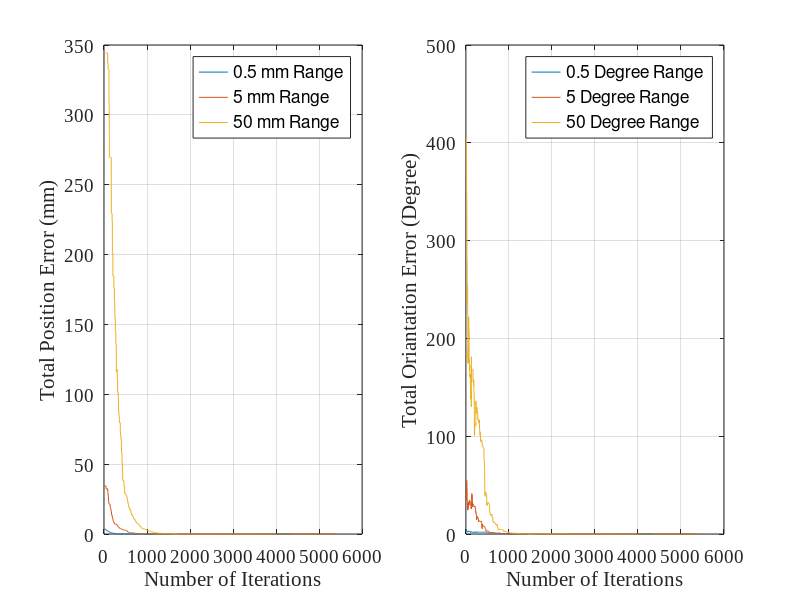

Write MATLAB code to recreate this figure.
clear;close;clc;

load Data_PMM1;

CaliTable = History.x;
% 
TotalLength = max(length(CaliTable));
Iterations = max(length(CaliTable))/8;
% 
% TotalLength = 32000;
% Iterations = TotalLength/8;


CaliTable_Separate = zeros(Iterations,8,7);

for times_1=1:Iterations
    CaliTable_Separate(times_1,:,:) = CaliTable((times_1-1)*8+1:(times_1-1)*8+8,:);
end

deltaX = CaliTable_Separate(:,:,4);
deltaY = CaliTable_Separate(:,:,5);
deltaZ = CaliTable_Separate(:,:,6);
deltaPhi = CaliTable_Separate(:,:,2)/5;
deltaTheta = CaliTable_Separate(:,:,3)/5;

shiftX = [0.1011	0.0369	-0.0492	-0.3852	-0.1208	-0.4132	-0.0382	-0.2443];
shiftY = [0.2956	-0.1565	-0.4444	0.3971	0.4929	0.3175	0.1244	0.1419];
shiftZ = [-0.2684	0.4684	0.3638	0.3123	-0.1747	-0.0577	0.2663	0.1636];
shiftPhi = [0.0491	0.3687	-0.3103	0.4939	0.3095	-0.2088	0.2121	-0.2074];
shiftTheta = [0.3339	-0.2371	-0.4461	0.0313	-0.3451	-0.3193	-0.1298	-0.0436];

ErrorX=zeros(Iterations,8);
ErrorY=zeros(Iterations,8);
ErrorZ=zeros(Iterations,8);
ErrorPhi=zeros(Iterations,8);
ErrorTheta=zeros(Iterations,8);


for times_2=1:Iterations
    ErrorX(times_2,:)=-shiftX-deltaX(times_2,:);
    ErrorY(times_2,:)=-shiftY-deltaY(times_2,:);
    ErrorZ(times_2,:)=-shiftZ-deltaZ(times_2,:);
    ErrorPhi(times_2,:)=shiftPhi-deltaPhi(times_2,:);
    ErrorTheta(times_2,:)=shiftTheta-deltaTheta(times_2,:);
end

ErrorX_all = zeros(1,Iterations);
ErrorY_all = zeros(1,Iterations);
ErrorZ_all = zeros(1,Iterations);
ErrorPhi_all = zeros(1,Iterations);
ErrorTheta_all = zeros(1,Iterations);


for times_3=1:Iterations
    ErrorX_all(times_3) = sum(abs(ErrorX(times_3,:)));
    ErrorY_all(times_3) = sum(abs(ErrorY(times_3,:)));
    ErrorZ_all(times_3) = sum(abs(ErrorZ(times_3,:)));
    ErrorPhi_all(times_3) = sum(abs(ErrorPhi(times_3,:)));
    ErrorTheta_all(times_3) = sum(abs(ErrorTheta(times_3,:)));
end

Error_Position_all = sqrt(ErrorX_all.^2+ErrorY_all.^2+ErrorZ_all.^2);
Error_Orientation_all =ErrorPhi_all+ErrorTheta_all;

subplot(1,2,1)
plot(Error_Position_all);hold on;
subplot(1,2,2)
plot(Error_Orientation_all);hold on;

%%
clear;clc;

load DATA_MM;

CaliTable = History.x;
% 
TotalLength = max(length(CaliTable)); %#ok<*NASGU>
Iterations = max(length(CaliTable))/8;

% TotalLength = 32000;
% Iterations = TotalLength/8;


CaliTable_Separate = zeros(Iterations,8,7);

for times_1=1:Iterations
    CaliTable_Separate(times_1,:,:) = CaliTable((times_1-1)*8+1:(times_1-1)*8+8,:);
end

deltaX = CaliTable_Separate(:,:,4);
deltaY = CaliTable_Separate(:,:,5);
deltaZ = CaliTable_Separate(:,:,6);
deltaPhi = CaliTable_Separate(:,:,2)/5;
deltaTheta = CaliTable_Separate(:,:,3)/5;

shiftX = 10*[0.1011	0.0369	-0.0492	-0.3852	-0.1208	-0.4132	-0.0382	-0.2443];
shiftY = 10*[0.2956	-0.1565	-0.4444	0.3971	0.4929	0.3175	0.1244	0.1419];
shiftZ = 10*[-0.2684	0.4684	0.3638	0.3123	-0.1747	-0.0577	0.2663	0.1636];
shiftPhi = 10*[0.0491	0.3687	-0.3103	0.4939	0.3095	-0.2088	0.2121	-0.2074];
shiftTheta = 10*[0.3339	-0.2371	-0.4461	0.0313	-0.3451	-0.3193	-0.1298	-0.0436];

ErrorX=zeros(Iterations,8);
ErrorY=zeros(Iterations,8);
ErrorZ=zeros(Iterations,8);
ErrorPhi=zeros(Iterations,8);
ErrorTheta=zeros(Iterations,8);


for times_2=1:Iterations
    ErrorX(times_2,:)=-shiftX-deltaX(times_2,:);
    ErrorY(times_2,:)=-shiftY-deltaY(times_2,:);
    ErrorZ(times_2,:)=-shiftZ-deltaZ(times_2,:);
    ErrorPhi(times_2,:)=shiftPhi-deltaPhi(times_2,:);
    ErrorTheta(times_2,:)=shiftTheta-deltaTheta(times_2,:);
end

ErrorX_all = zeros(1,Iterations);
ErrorY_all = zeros(1,Iterations);
ErrorZ_all = zeros(1,Iterations);
ErrorPhi_all = zeros(1,Iterations);
ErrorTheta_all = zeros(1,Iterations);


for times_3=1:Iterations
    ErrorX_all(times_3) = sum(abs(ErrorX(times_3,:)));
    ErrorY_all(times_3) = sum(abs(ErrorY(times_3,:)));
    ErrorZ_all(times_3) = sum(abs(ErrorZ(times_3,:)));
    ErrorPhi_all(times_3) = sum(abs(ErrorPhi(times_3,:)));
    ErrorTheta_all(times_3) = sum(abs(ErrorTheta(times_3,:)));
end

Error_Position_all = sqrt(ErrorX_all.^2+ErrorY_all.^2+ErrorZ_all.^2);
Error_Orientation_all =ErrorPhi_all+ErrorTheta_all;

subplot(1,2,1)
plot(Error_Position_all);hold on;
subplot(1,2,2)
plot(Error_Orientation_all);hold on;

%%
clear;clc;

load DATA_CM;

CaliTable = History.x;

TotalLength = max(length(CaliTable));
Iterations = max(length(CaliTable))/8;

% TotalLength = 24000;
% Iterations = TotalLength/8;

CaliTable_Separate = zeros(Iterations,8,7);

for times_1=1:Iterations
    CaliTable_Separate(times_1,:,:) = CaliTable((times_1-1)*8+1:(times_1-1)*8+8,:);
end

deltaX = CaliTable_Separate(:,:,4);
deltaY = CaliTable_Separate(:,:,5);
deltaZ = CaliTable_Separate(:,:,6);
deltaPhi = CaliTable_Separate(:,:,2)/5;
deltaTheta = CaliTable_Separate(:,:,3)/5;

shiftX = 100*[0.1011	0.0369	-0.0492	-0.3852	-0.1208	-0.4132	-0.0382	-0.2443];
shiftY = 100*[0.2956	-0.1565	-0.4444	0.3971	0.4929	0.3175	0.1244	0.1419];
shiftZ = 100*[-0.2684	0.4684	0.3638	0.3123	-0.1747	-0.0577	0.2663	0.1636];
shiftPhi = 100*[0.0491	0.3687	-0.3103	0.4939	0.3095	-0.2088	0.2121	-0.2074];
shiftTheta = 100*[0.3339	-0.2371	-0.4461	0.0313	-0.3451	-0.3193	-0.1298	-0.0436];

ErrorX=zeros(Iterations,8);
ErrorY=zeros(Iterations,8);
ErrorZ=zeros(Iterations,8);
ErrorPhi=zeros(Iterations,8);
ErrorTheta=zeros(Iterations,8);


for times_2=1:Iterations
    ErrorX(times_2,:)=-shiftX-deltaX(times_2,:);
    ErrorY(times_2,:)=-shiftY-deltaY(times_2,:);
    ErrorZ(times_2,:)=-shiftZ-deltaZ(times_2,:);
    ErrorPhi(times_2,:)=shiftPhi-deltaPhi(times_2,:);
    ErrorTheta(times_2,:)=shiftTheta-deltaTheta(times_2,:);
end

ErrorX_all = zeros(1,Iterations);
ErrorY_all = zeros(1,Iterations);
ErrorZ_all = zeros(1,Iterations);
ErrorPhi_all = zeros(1,Iterations);
ErrorTheta_all = zeros(1,Iterations);


for times_3=1:Iterations
    ErrorX_all(times_3) = sum(abs(ErrorX(times_3,:)));
    ErrorY_all(times_3) = sum(abs(ErrorY(times_3,:)));
    ErrorZ_all(times_3) = sum(abs(ErrorZ(times_3,:)));
    ErrorPhi_all(times_3) = sum(abs(ErrorPhi(times_3,:)));
    ErrorTheta_all(times_3) = sum(abs(ErrorTheta(times_3,:)));
end

Error_Position_all = sqrt(ErrorX_all.^2+ErrorY_all.^2+ErrorZ_all.^2);
Error_Orientation_all =ErrorPhi_all+ErrorTheta_all;

subplot(1,2,1)
plot(Error_Position_all);grid on;
set(get(gcf,'CurrentAxes'),'FontName','Times New Roman','FontSize',14);xlabel('Number of Iterations');ylabel('Total Position Error (mm)');legend('0.5 mm Range','5 mm Range','50 mm Range');
subplot(1,2,2)
plot(Error_Orientation_all);grid on;
set(get(gcf,'CurrentAxes'),'FontName','Times New Roman','FontSize',14);xlabel('Number of Iterations');ylabel('Total Oriantation Error (Degree)');legend('0.5 Degree Range','5 Degree Range','50 Degree Range');

